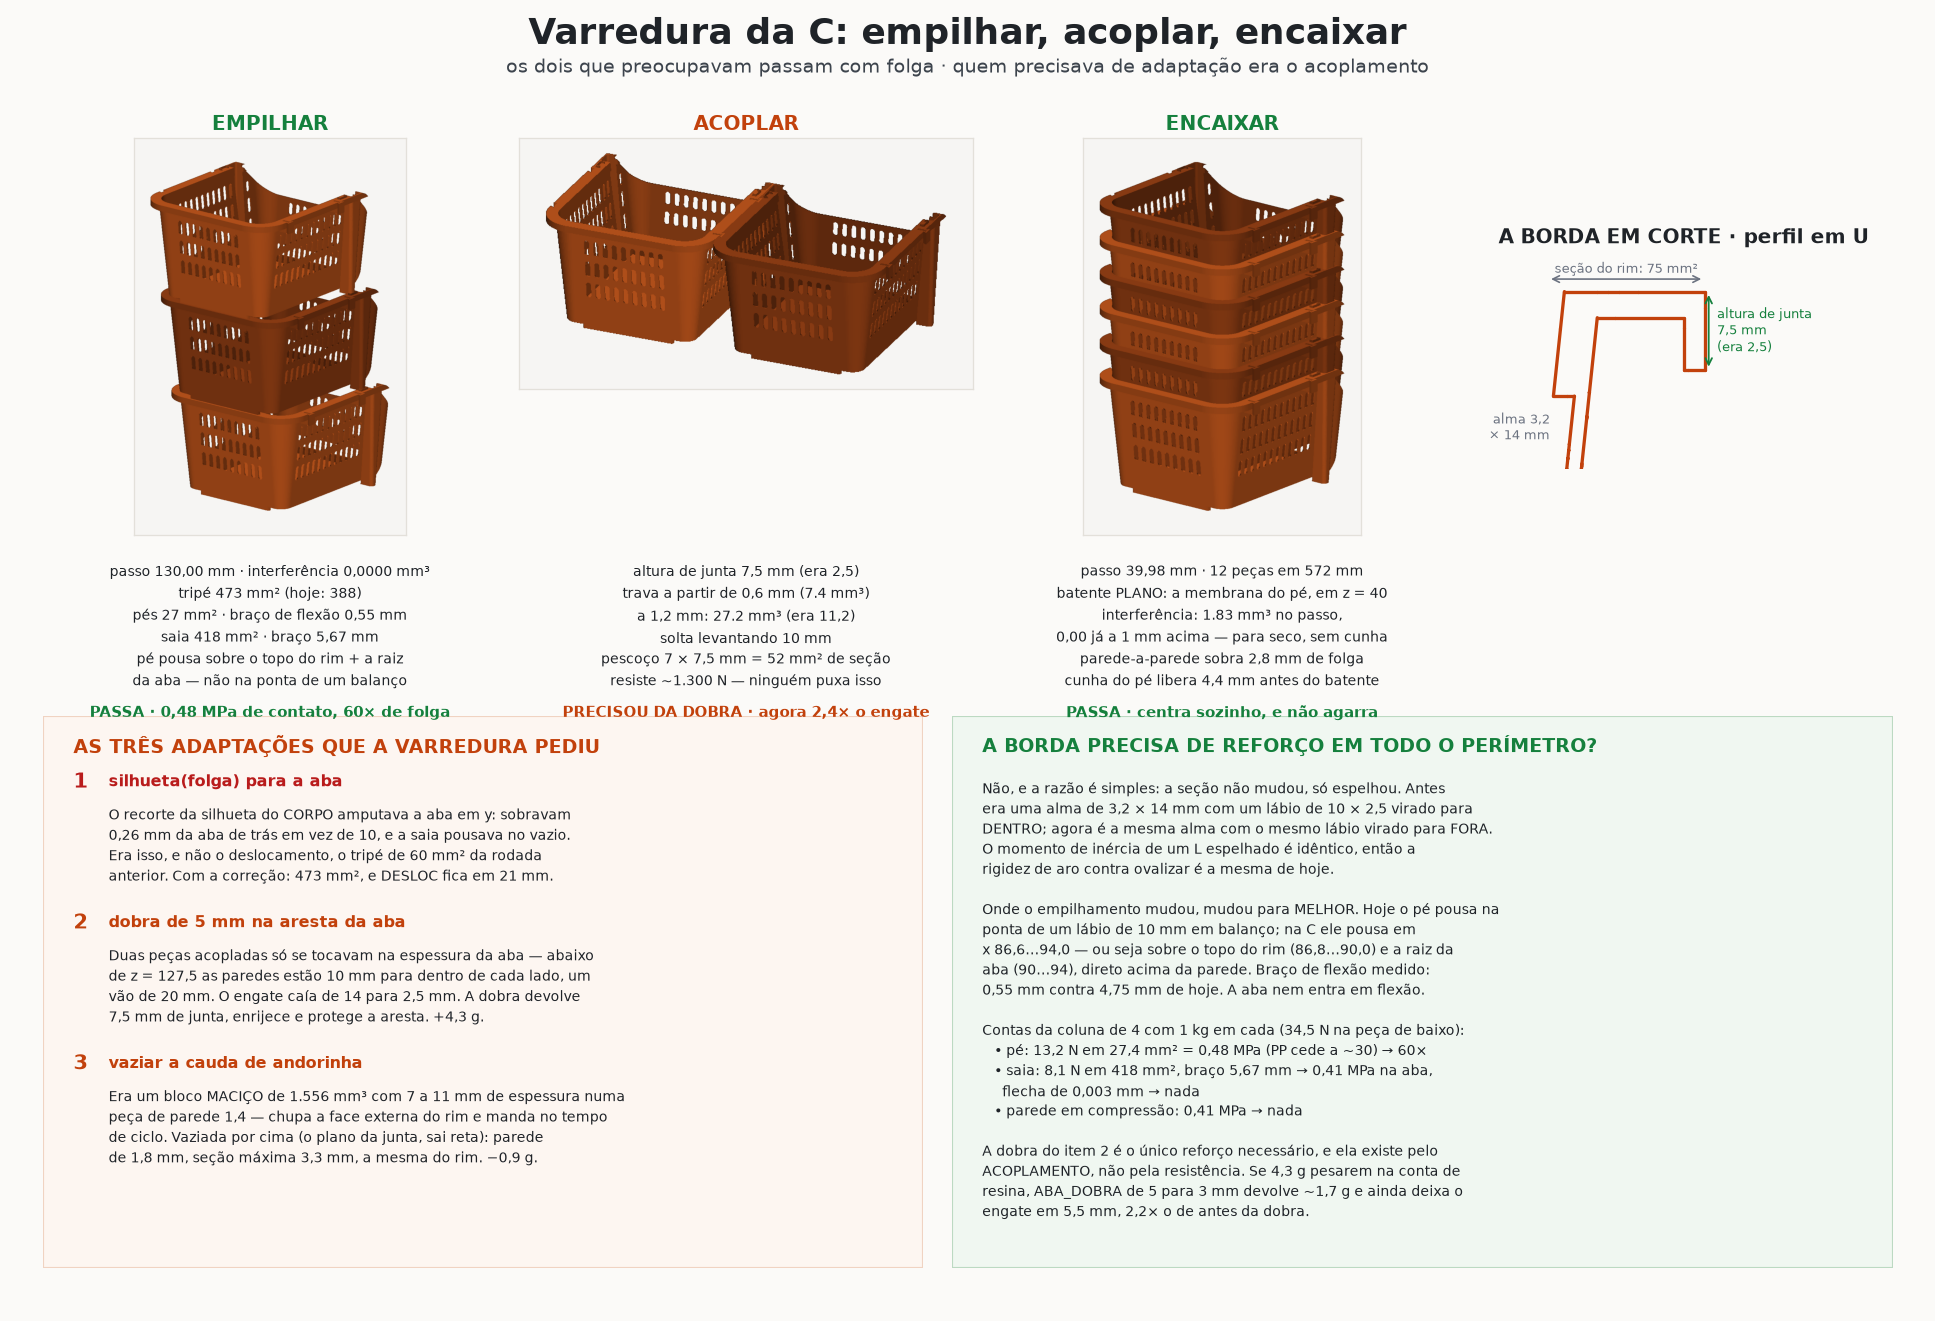

Reproduce this figure in Python.
#!/usr/bin/env python3
"""Varredura da configuracao C: empilhar, acoplar, encaixar, e a borda.

Pedido (23/09): "preciso apenas que vc faca uma varredura, para ver se vai
precisar de adaptacoes... se a borda vai ser resistente o suficiente para
acoplar, empilhar e se vai encaixar corretamente... se agora em toda a borda
vai precisar de um mini reforco".

O que a varredura achou, em ordem de gravidade:

1. UM BUG, nao uma fragilidade: o recorte da silhueta do CORPO amputava a aba
   nova em y. Sobravam 0,26 mm da aba de tras em vez de 10, e por isso a saia
   pousava no vazio -- era essa a causa do tripe de 60 mm2 da rodada anterior,
   nao o deslocamento. Corrigido: silhueta(folga) para a aba.

2. O ACOPLAMENTO perdia altura de junta, e isso SIM era fragilidade. Com a aba
   para fora, duas pecas acopladas so se tocam na espessura dela: abaixo de
   z = 127,5 as paredes estao 10 mm para dentro de cada lado, um vao de 20 mm.
   O engajamento da cauda caia de 14 mm (aba para dentro, onde a femea escavava
   a faixa do rim) para 2,5 mm. Resolvido com a DOBRA na aresta -- que e
   exatamente o mini reforco que o cliente intuiu.

3. A CAUDA era um bloco MACICO de 1.556 mm3, 7 a 11 mm de espessura numa peca
   de parede 1,4. Nao e fragilidade: e o contrario, massa demais, que chupa a
   face externa do rim e manda no tempo de ciclo. Vaziada por cima.

4. EMPILHAR e ENCAIXAR passam com folga, e melhores que hoje. Nada a fazer.
"""
import os
import textwrap

import matplotlib
matplotlib.use("Agg")
import matplotlib.pyplot as plt
import numpy as np
import trimesh
from build123d import Box, Pos, export_stl
from matplotlib.patches import Rectangle
from trimesh.intersections import mesh_plane

import modelo3d as M
import render

DEST = os.path.dirname(os.path.abspath(__file__))
COR, COR2 = (0.80, 0.36, 0.12), (0.62, 0.27, 0.09)
FUNDO, TINTA, GRIS = "#fbfaf8", "#1f2328", "#6b7280"
NOVO, VERDE, CINZ, VERM = "#c2410c", "#15803d", "#64748b", "#b91c1c"


def vg(x, casas=1, un=""):
    t = f"{x:.{casas}f}".replace(".", ",")
    return f"{t} {un}".strip()


def vol(*ss):
    try:
        r = ss[0]
        for x in ss[1:]:
            r = r & x
        return r.volume
    except Exception:
        return 0.0


def main():
    M.set_envelope(180.0, 230.0, 6.0, aba_dir=+1)
    p, n = M.cesto(aba=True)
    arq = os.path.join(DEST, "vr-c.stl")
    export_stl(p, arq)
    m = trimesh.load(arq)

    def passo(dy, tol=0.005):
        lo, hi = 0.0, 180.0
        while hi - lo > tol:
            mid = (lo + hi) / 2
            if vol(p, Pos(0, dy, mid) * p) > 2.0:
                lo = mid
            else:
                hi = mid
        return hi

    d = {}
    d["pn"], d["pe"] = passo(0.0), passo(M.DESLOC)
    d["peso"], d["cap"], d["n"] = p.volume * M.RHO, M.capacidade(), n
    bb = p.bounding_box()
    d["env"] = (bb.size.X, bb.size.Y, bb.size.Z)

    raizx = M.BASE_X / 2 + M.TAN * (M.ALT - M.ABA_T)
    raizy = M.BASE_Y / 2 + M.TAN * (M.ALT - M.ABA_T)
    inter = p & (Pos(0, M.DESLOC, d["pe"] - 0.3) * p)
    ap = []
    for s in sorted(inter.solids(), key=lambda s: -s.volume):
        if s.volume < 0.005:
            continue
        b = s.bounding_box()
        cy, cx = b.center().Y, abs(b.center().X)
        braco = (cy - raizy) if cy > 60 else (cx - raizx)
        ap.append((s.volume / 0.3, braco, "saia" if cy > 60 else "pé"))
    d["ap"] = ap
    d["trava"] = [(dx, vol(p, Pos(M.LARG + 2 * M.ABA_W + dx, 0, 0) * p))
                  for dx in (0.6, 1.2, 2.0)]
    d["solta"] = [(dz, vol(p, Pos(M.LARG + 2 * M.ABA_W + 1.2, 0, dz) * p))
                  for dz in (6.0, 10.0)]
    d["enc"] = [(dz, vol(p, Pos(0, 0, d["pn"] + dz) * p))
                for dz in (0.0, 1.0, 2.0)]
    print(f"C: {d['peso']:.1f} g | {d['cap']:.2f} L | encaixa {d['pn']:.2f} | "
          f"empilha {d['pe']:.2f} | tripe {sum(a for a,_,_ in ap):.0f} mm2")
    print(f"   trava {d['trava']}\n   solta {d['solta']}\n   encaixe {d['enc']}")

    # renders: empilhadas, acopladas, encaixadas
    cenas = {
        "emp": [(0, i * M.DESLOC, i * d["pe"]) for i in range(3)],
        "aco": [(0, 0, 0), (M.LARG + 2 * M.ABA_W, 0, 0)],
        "enc": [(0, 0, i * d["pn"]) for i in range(6)],
    }
    vistas = {"emp": (-0.95, -1.2, -0.50), "aco": (-0.55, -1.25, -0.62),
              "enc": (-1.0, -1.25, -0.52)}
    for k, poses in cenas.items():
        cena = []
        for i, (dx, dy, dz) in enumerate(poses):
            t = m.copy()
            t.apply_translation([dx, dy, dz])
            cena.append((t, COR if i % 2 == 0 else COR2))
        render.salvar(render.render(cena, direcao=vistas[k], largura=780),
                      os.path.join(DEST, f"vr-{k}.png"))
    d["corte"] = mesh_plane(m, plane_normal=[0, 1, 0],
                            plane_origin=[0, 0, 0])[:, :, [0, 2]]
    folha(d)


def painel(fig, rect, arq, titulo, cor, linhas, veredito, vcor,
           y_leg, y_ver):
    """Imagem no rect, legenda e veredito em coordenadas da FIGURA.

    Em coordenadas dos EIXOS a legenda sobe ou desce conforme o render, que
    sai com altura diferente em cada cena -- foi assim que o veredito do
    acoplar caiu em cima da propria legenda na primeira versao.
    """
    from PIL import Image
    ax = fig.add_axes(rect)
    ax.imshow(np.asarray(Image.open(os.path.join(DEST, arq))))
    ax.set_anchor("N"); ax.set_xticks([]); ax.set_yticks([])
    for s in ax.spines.values():
        s.set_color("#e3e0da")
    ax.set_title(titulo, fontsize=12.5, color=cor, weight="bold", pad=5)
    cx = rect[0] + rect[2] / 2
    fig.text(cx, y_leg, "\n".join(linhas), ha="center", va="top",
             fontsize=8.6, color=TINTA, linespacing=1.55)
    fig.text(cx, y_ver, veredito, ha="center", va="top", fontsize=9.4,
             color=vcor, weight="bold")


def secao_rim(fig, rect, d):
    """A secao do rim, tirada do corte do solido em y = 0."""
    ax = fig.add_axes(rect)
    seg = d["corte"]
    for a, b in seg:
        if min(a[0], b[0]) < 70 or max(a[1], b[1]) < 112:
            continue
        ax.plot([a[0], b[0]], [a[1], b[1]], color=NOVO, lw=2.0,
                solid_capstyle="round")
    z0 = M.ALT - M.ABA_T - M.ABA_DOBRA
    ax.annotate("", xy=(100.4, M.ALT), xytext=(100.4, z0),
                arrowprops=dict(arrowstyle="<->", color=VERDE, lw=1.1))
    ax.text(101.2, (M.ALT + z0) / 2, f"altura de junta\n"
            f"{vg(M.ABA_T + M.ABA_DOBRA)} mm\n(era {vg(M.ABA_T)})",
            color=VERDE, fontsize=8.2, va="center")
    ax.annotate("", xy=(M.LARG / 2 + M.ABA_W, 131.2), xytext=(85.0, 131.2),
                arrowprops=dict(arrowstyle="<->", color=GRIS, lw=1.0))
    ax.text(92.5, 131.8, "seção do rim: 75 mm²", color=GRIS, fontsize=8.2,
            ha="center")
    ax.text(85.2, 117.0, "alma 3,2\n× 14 mm", color=GRIS, fontsize=8.0,
            ha="right", va="center")
    ax.set_xlim(78, 118); ax.set_ylim(113, 134)
    ax.set_aspect("equal"); ax.axis("off")
    ax.set_title("A BORDA EM CORTE · perfil em U", fontsize=12,
                 color=TINTA, weight="bold", pad=4)


def folha(d):
    fig = plt.figure(figsize=(16.4, 11.2), facecolor=FUNDO)
    fig.text(0.5, 0.987, "Varredura da C: empilhar, acoplar, encaixar",
             ha="center", va="top", fontsize=22, color=TINTA, weight="bold")
    fig.text(0.5, 0.956, "os dois que preocupavam passam com folga · quem "
             "precisava de adaptação era o acoplamento",
             ha="center", va="top", fontsize=11.5, color="#3d444d")

    ap = d["ap"]
    saia = next(a for a, _, t in ap if t == "saia")
    pe = next(a for a, _, t in ap if t == "pé")
    bsaia = next(b for _, b, t in ap if t == "saia")
    bpe = next(b for _, b, t in ap if t == "pé")
    painel(fig, [0.022, 0.595, 0.235, 0.300], "vr-emp.png",
           "EMPILHAR", VERDE,
           [f"passo {vg(d['pe'], 2, 'mm')} · interferência 0,0000 mm³",
            f"tripé {sum(a for a,_,_ in ap):.0f} mm² (hoje: 388)",
            f"pés {pe:.0f} mm² · braço de flexão {vg(bpe, 2, 'mm')}",
            f"saia {saia:.0f} mm² · braço {vg(bsaia, 2, 'mm')}",
            "pé pousa sobre o topo do rim + a raiz",
            "da aba — não na ponta de um balanço"],
           "PASSA · 0,48 MPa de contato, 60× de folga", VERDE,
           0.575, 0.466)

    painel(fig, [0.268, 0.595, 0.235, 0.300], "vr-aco.png",
           "ACOPLAR", NOVO,
           [f"altura de junta {vg(M.ABA_T + M.ABA_DOBRA, 1, 'mm')} "
            f"(era {vg(M.ABA_T)})",
            f"trava a partir de 0,6 mm ({d['trava'][0][1]:.1f} mm³)",
            f"a 1,2 mm: {d['trava'][1][1]:.1f} mm³ (era 11,2)",
            f"solta levantando {d['solta'][1][0]:.0f} mm",
            "pescoço 7 × 7,5 mm = 52 mm² de seção",
            "resiste ~1.300 N — ninguém puxa isso"],
           "PRECISOU DA DOBRA · agora 2,4× o engate", NOVO,
           0.575, 0.466)

    painel(fig, [0.514, 0.595, 0.235, 0.300], "vr-enc.png",
           "ENCAIXAR", VERDE,
           [f"passo {vg(d['pn'], 2, 'mm')} · 12 peças em "
            f"{d['env'][2] + 11*d['pn']:.0f} mm",
            "batente PLANO: a membrana do pé, em z = 40",
            f"interferência: {d['enc'][0][1]:.2f} mm³ no passo,",
            f"0,00 já a 1 mm acima — para seco, sem cunha",
            "parede-a-parede sobra 2,8 mm de folga",
            "cunha do pé libera 4,4 mm antes do batente"],
           "PASSA · centra sozinho, e não agarra", VERDE,
           0.575, 0.466)

    secao_rim(fig, [0.762, 0.560, 0.216, 0.335], d)

    tb = fig.add_axes([0.022, 0.040, 0.455, 0.418]); tb.axis("off")
    tb.add_patch(Rectangle((0, 0), 1, 1, transform=tb.transAxes,
                           facecolor="#fdf6f1", edgecolor="#f0d3c2", lw=1.3))
    tb.text(0.035, 0.965, "AS TRÊS ADAPTAÇÕES QUE A VARREDURA PEDIU",
            fontsize=11.5, color=NOVO, weight="bold", va="top")
    itens = [
        ("1", "silhueta(folga) para a aba", VERM,
         "O recorte da silhueta do CORPO amputava a aba em y: sobravam\n"
         "0,26 mm da aba de trás em vez de 10, e a saia pousava no vazio.\n"
         "Era isso, e não o deslocamento, o tripé de 60 mm² da rodada\n"
         "anterior. Com a correção: 473 mm², e DESLOC fica em 21 mm."),
        ("2", "dobra de 5 mm na aresta da aba", NOVO,
         "Duas peças acopladas só se tocavam na espessura da aba — abaixo\n"
         "de z = 127,5 as paredes estão 10 mm para dentro de cada lado, um\n"
         "vão de 20 mm. O engate caía de 14 para 2,5 mm. A dobra devolve\n"
         "7,5 mm de junta, enrijece e protege a aresta. +4,3 g."),
        ("3", "vaziar a cauda de andorinha", NOVO,
         "Era um bloco MACIÇO de 1.556 mm³ com 7 a 11 mm de espessura numa\n"
         "peça de parede 1,4 — chupa a face externa do rim e manda no tempo\n"
         "de ciclo. Vaziada por cima (o plano da junta, sai reta): parede\n"
         "de 1,8 mm, seção máxima 3,3 mm, a mesma do rim. −0,9 g."),
    ]
    y = 0.880
    for num, tit, cor, txt in itens:
        tb.text(0.035, y, num, fontsize=13, color=cor, weight="bold",
                va="center")
        tb.text(0.075, y, tit, fontsize=10, color=cor, weight="bold",
                va="center")
        tb.text(0.075, y - 0.042, txt, fontsize=8.3, color=TINTA, va="top",
                linespacing=1.5)
        y -= 0.255

    tx = fig.add_axes([0.492, 0.040, 0.486, 0.418]); tx.axis("off")
    tx.add_patch(Rectangle((0, 0), 1, 1, transform=tx.transAxes,
                           facecolor="#f0f7f1", edgecolor="#bcd9c2", lw=1.3))
    tx.text(0.032, 0.965, "A BORDA PRECISA DE REFORÇO EM TODO O PERÍMETRO?",
            fontsize=11.5, color=VERDE, weight="bold", va="top")
    tx.text(0.032, 0.885,
            "Não, e a razão é simples: a seção não mudou, só espelhou. Antes\n"
            "era uma alma de 3,2 × 14 mm com um lábio de 10 × 2,5 virado para\n"
            "DENTRO; agora é a mesma alma com o mesmo lábio virado para FORA.\n"
            "O momento de inércia de um L espelhado é idêntico, então a\n"
            "rigidez de aro contra ovalizar é a mesma de hoje.\n\n"
            "Onde o empilhamento mudou, mudou para MELHOR. Hoje o pé pousa na\n"
            "ponta de um lábio de 10 mm em balanço; na C ele pousa em\n"
            "x 86,6…94,0 — ou seja sobre o topo do rim (86,8…90,0) e a raiz da\n"
            "aba (90…94), direto acima da parede. Braço de flexão medido:\n"
            "0,55 mm contra 4,75 mm de hoje. A aba nem entra em flexão.\n\n"
            "Contas da coluna de 4 com 1 kg em cada (34,5 N na peça de baixo):\n"
            "   • pé: 13,2 N em 27,4 mm² = 0,48 MPa (PP cede a ~30) → 60×\n"
            "   • saia: 8,1 N em 418 mm², braço 5,67 mm → 0,41 MPa na aba,\n"
            "     flecha de 0,003 mm → nada\n"
            "   • parede em compressão: 0,41 MPa → nada\n\n"
            "A dobra do item 2 é o único reforço necessário, e ela existe pelo\n"
            "ACOPLAMENTO, não pela resistência. Se 4,3 g pesarem na conta de\n"
            "resina, ABA_DOBRA de 5 para 3 mm devolve ~1,7 g e ainda deixa o\n"
            "engate em 5,5 mm, 2,2× o de antes da dobra.",
            fontsize=8.3, color=TINTA, va="top", linespacing=1.48)

    fig.savefig(os.path.join(DEST, "varredura.png"), dpi=118, facecolor=FUNDO)
    print("gerado varredura.png")


if __name__ == "__main__":
    main()
